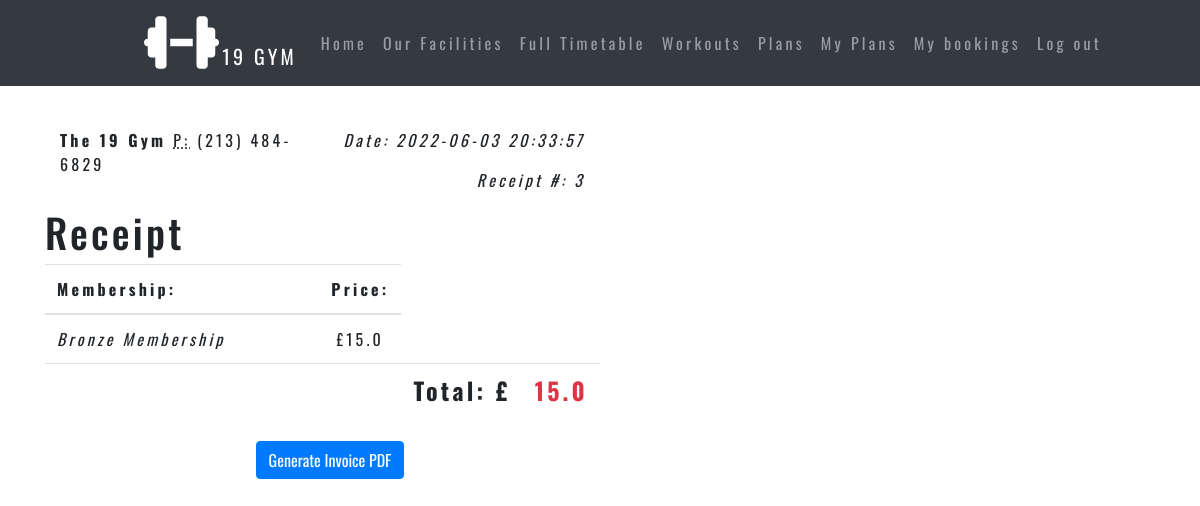
Screenshot of /receipt2/3 (signed in) with the database file from the repository.
### app/models.py (models this page shows)
class Receipt(db.Model):
    id = db.Column(db.Integer(), primary_key=True)
    type =db.Column(db.String(25))
    price = db.Column(db.Float())
    dateOfPurchase = db.Column(db.DateTime, index=True, default=datetime.utcnow)
    customerId = db.Column(db.Integer, db.ForeignKey('user.id'))
    bookingId = db.Column(db.Integer, db.ForeignKey('booking.id'))
    booking = db.relationship("Booking", back_populates="receipt")

### app/views.py (the view)
@app.route('/receipt2/<int:id>', methods=['GET','POST'])
@login_required(role="Customer")
def receipt2(id):
        newPlan=models.Receipt.query.filter_by(id=id).first()
        if request.method=='POST':
            newUrl='/newpdf/'+ str(id)
            return redirect(newUrl)
        return render_template('receipt2.html' ,  date =datetime.today(),newPlan=newPlan)

### app/models.py (called while the page is built)
@login.user_loader
def load_user(id):
    return User.query.get(int(id))

### app/views.py (called while the page is built)
def login_required(role="ANY"):
    def wrapper(fn):
        @wraps(fn)
        def decorated_view(*args, **kwargs):
            if not current_user.is_authenticated:
                print("user not authenticated")
                return abort(403)
            urole = login
            if ( (current_user.role != role) and (role != "ANY")):
                print("invalid user")
                return abort(403)
            return fn(*args, **kwargs)
        return decorated_view
    return wrapper

### app/templates/receipt2.html (shortened to what this page needs)
{%extends "layout.html" %}
{%block content%}
<br>
<br>
<div class="container" id = "content">
    <div class="row">
        <div class="well col-xs-10 col-sm-10 col-md-6 col-xs-offset-1 col-sm-offset-1 col-md-offset-3">
            <div class="row">
                <div class="col-xs-6 col-sm-6 col-md-6">
                    <address>
                        <strong>The 19 Gym</strong>
                        <abbr title="Phone">P:</abbr> (213) 484-6829
                    </address>
                </div>
                <div class="col-xs-6 col-sm-6 col-md-6 text-right">
                    <p>
                        <em>Date: {{date}}</em>
                    </p>
                    <p>
                        <em>Receipt #: {{newPlan.id}}</em>
                    </p>
                </div>
            </div>
            <div class="row">
                <div class="text-center">
                    <h1>Receipt</h1>
                </div>
                <table class="table table-hover">
                    <thead>
                        <tr>
                            <th>Membership:</th>
                            <th class="text-center">Price:</th>
                        </tr>
                    </thead>
                    <tbody>
                        <tr>
                            <td class="col-md-9"><em>{{newPlan.type}}</em></td>
                            <td class="col-md-1 text-center">£{{newPlan.price}}</td>
                        </tr>
                        <tr>
                            <td>   </td>
                            <td>   </td>
                            <td class="text-right"><h4><strong>Total: £</strong></h4></td>
                            <td class="text-center text-danger"><h4><strong>{{newPlan.price}}</strong></h4></td>
                        </tr>
                    </tbody>
                </table>
            </div>
        </div>
    </div>
    <div class = "well col-xs-10 col-sm-10 col-md-6 col-xs-offset-1 col-sm-offset-1 col-md-offset-3" id = "editor">
      <div class = "text-center">
        <form action="" method="post">
          <input type="submit" class = "btn btn-primary" value="Generate Invoice PDF">
        </form>
      </div>
  </div>
  </div>
{%endblock%}

### app/static/style.css (style rules this page uses)
* { box-sizing: border-box; }
:root { --Oswald:"Oswald",cursive; margin-top: 5rem; }
body { background: #fafafa; color: #333333; font-family: var(--Oswald); letter-spacing: 0.2em; padding: 0px; }

### rows the page displays
Receipt: id "3", type "Bronze Membership", price "15.0"
